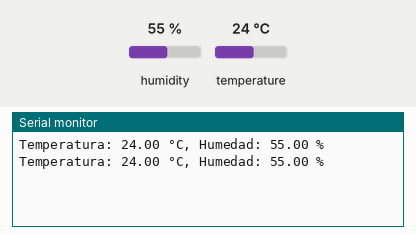
The program below on a simulated ESP32-S3. Parts: the last lines printed to the serial monitor. The inputs (shaded band) are chosen by the test bench; at power-on: humidity 55 %, temperature 24 °C.

Above: at 4.8 s.
4.9 s: humidity set to 22 %
At 7.4 s:
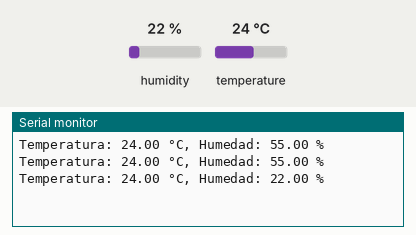
7.9 s: temperature set to 12 °C
At 9.1 s:
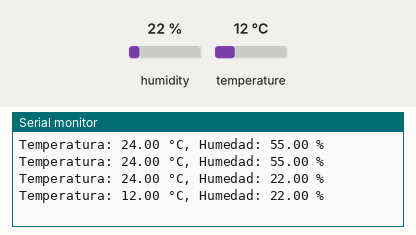
10.9 s: humidity set to 40 %
At 12.6 s:
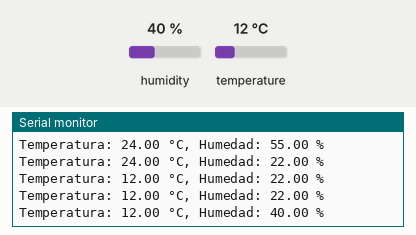
Timing chart, 0 to 14.1 s (numbered marks = the images above; inputs shaded):
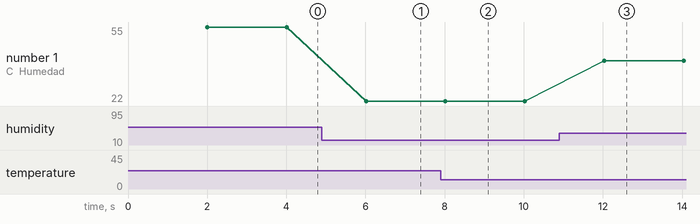

Measured:
- after the input at 4.9 s, the serial monitor: prints a new line after 1.1 s (image 1)
- after the input at 7.9 s, the serial monitor: prints a new line after 0.12 s (image 2)
- after the input at 10.9 s, the serial monitor: prints a new line after 1.1 s (image 3)
- plotted number 1: 55 → 22 after the input at 4.9 s, 22 → 40 after the input at 10.9 s

The program:

main.cpp
```cpp
#include <DHT.h>

#define DHTPIN 15   // El pin al que está conectado el sensor DHT11 en el ESP32 (cambia según tu configuración)
#define DHTTYPE DHT22   // Tipo de sensor (DHT11, DHT22, AM2302, etc.)

DHT dht(DHTPIN, DHTTYPE);

void setup() {
  Serial.begin(115200);
  dht.begin();
}

void loop() {
  delay(2000);  // Pausa de 2 segundos entre lecturas

  float temperatura = dht.readTemperature();
  float humedad = dht.readHumidity();

  if (isnan(temperatura) || isnan(humedad)) {
    Serial.println("Error al leer el sensor DHT11");
    return;
  }

  Serial.print("Temperatura: ");
  Serial.print(temperatura);
  Serial.print(" °C, Humedad: ");
  Serial.print(humedad);
  Serial.println(" %");
}
```
